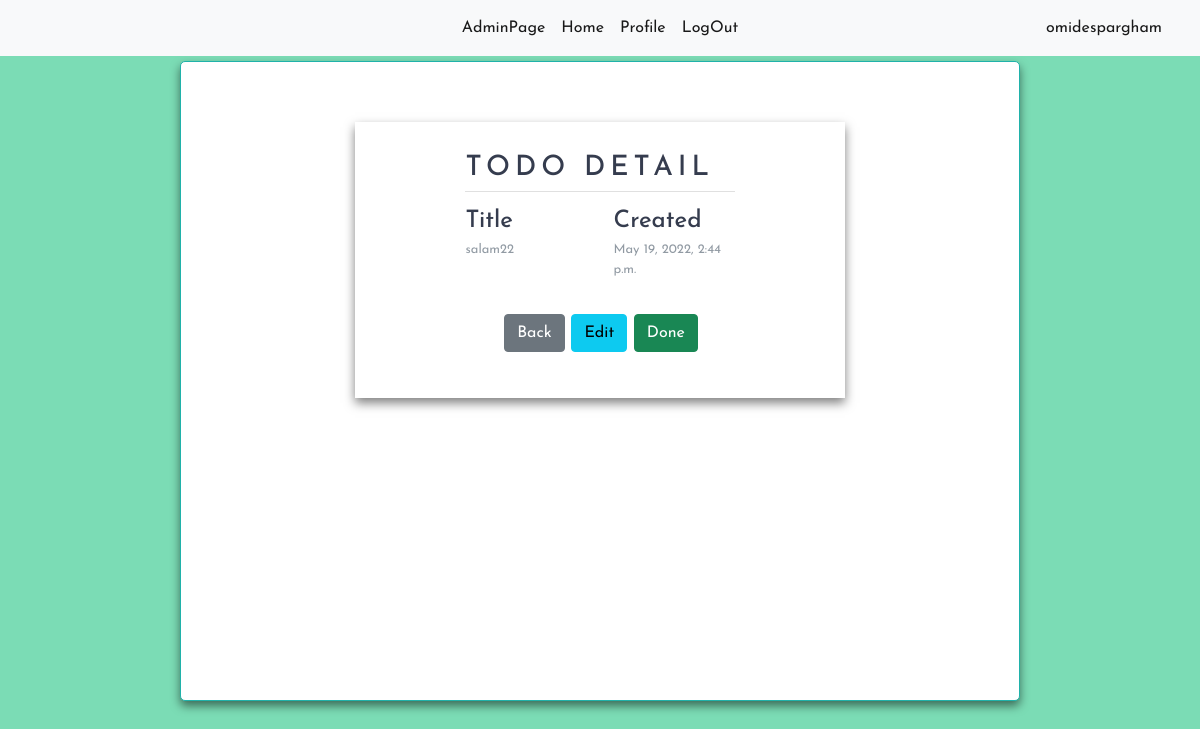
Page /todo/tododetail/27 (signed in) on the earlier database version.
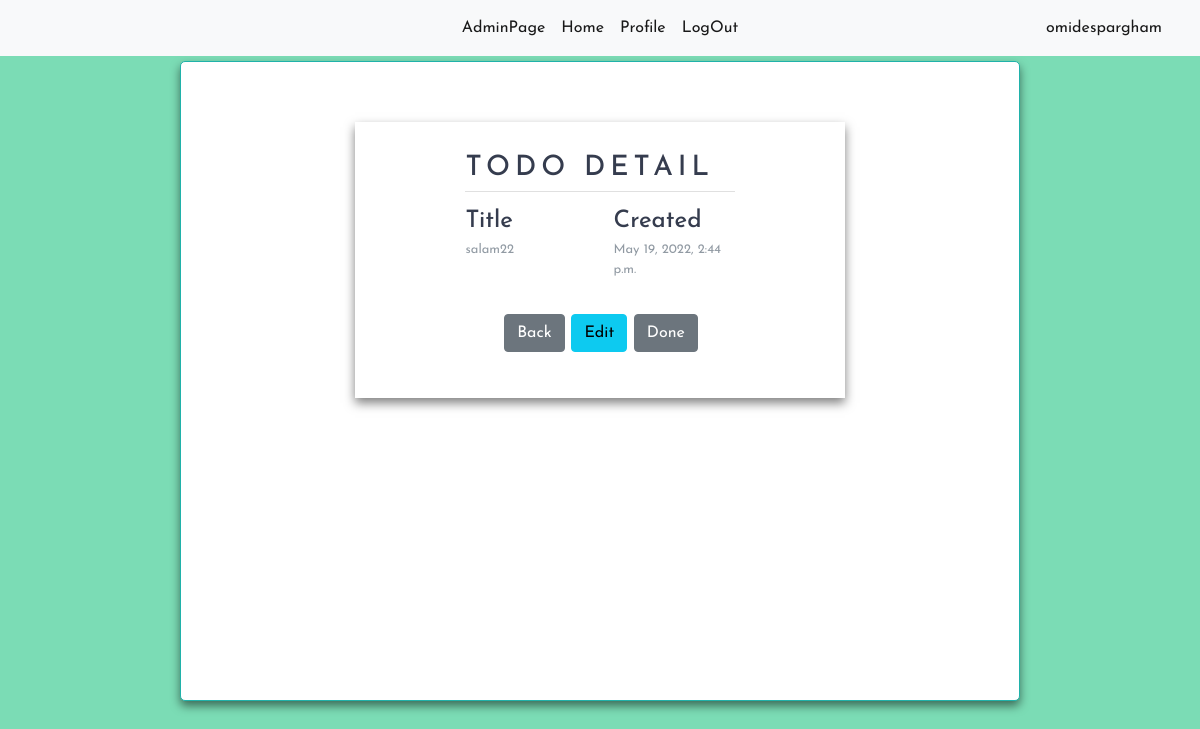
Same page on the later database version.
### todo/views.py (the view)
# urls.py: path("tododetail/<int:todo_id>", views.TodoDetailView.as_view(), name="todo_detail"),
class TodoDetailView(LoginRequiredMixin,View):
    template_name = "todo/todo_detail.html"
    def get(self,request,todo_id):
        try:
            todo = Todo.objects.get(pk = todo_id)
            return render(request,self.template_name,{"todo":todo})
        except Todo.DoesNotExist:
            messages.error(request,"todo voojood nadarad ! ")
            return redirect("todo:show_todos")

### todo/templates/todo/todo_detail.html
{% extends 'base.html' %}
{% load static %}
{% block header %}
<link rel="stylesheet" href="{% static 'todo/css/profile_style.css' %}">{% endblock %}
{% block body %}
<div class="wrapper">
    <div class="wrapper-border">
        <div class="right">
            <div class="info">
                <h3>todo detail</h3>
                <div class="info_data">
                    <div class="data">
                        <h4>Title</h4>
                        <p>{{todo.title}}</p>
                    </div>
                    <div class="data">
                        <h4>Created</h4>
                        <p>{{todo.created}}</p>
                    </div>
                </div>
            </div>
            <div class="social_media">
                <ul>
                    <a href="{% url 'todo:show_todos' %}" class="btn btn-secondary">Back</a>
                    <a href="{% url 'todo:todo_edit' todo.id %}" class="btn btn-info">Edit</a>
                    {% if todo.done %}
                    <a href="{% url 'todo:todo_done_edit' todo.id todo.slug %}" class="btn btn-success">Done</a>
                    {% else%}
                    <a href="{% url 'todo:todo_done_edit' todo.id todo.slug %}" class="btn btn-secondary">Done</a>
                    {% endif %}
                </ul>
            </div>
        </div>
    </div>
</div>
{% endblock %}

Differences in the rows shown:
changed Todo "salam22": done True → False (drawn)
